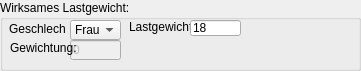
  <widget class="QGroupBox" name="groupBox_20">
   <property name="geometry">
    <rect>
     <x>10</x>
     <y>30</y>
     <width>361</width>
     <height>71</height>
    </rect>
   </property>
   <property name="title">
    <string>Wirksames Lastgewicht:</string>
   </property>
   <widget class="QLineEdit" name="lineE_gewicht_4">
    <property name="enabled">
     <bool>false</bool>
    </property>
    <property name="geometry">
     <rect>
      <x>70</x>
      <y>40</y>
      <width>51</width>
      <height>20</height>
     </rect>
    </property>
    <property name="text">
     <string>0</string>
    </property>
   </widget>
   <widget class="QComboBox" name="cBox_gender">
    <property name="geometry">
     <rect>
      <x>70</x>
      <y>20</y>
      <width>51</width>
      <height>20</height>
     </rect>
    </property>
    <item>
     <property name="text">
      <string>Frau</string>
     </property>
    </item>
    <item>
     <property name="text">
      <string>Mann</string>
     </property>
    </item>
   </widget>
   <widget class="QLabel" name="lab_gender">
    <property name="geometry">
     <rect>
      <x>9</x>
      <y>21</y>
      <width>56</width>
      <height>16</height>
     </rect>
    </property>
    <property name="text">
     <string>Geschlecht:</string>
    </property>
   </widget>
   <widget class="QLineEdit" name="lineE_lastGewicht">
    <property name="geometry">
     <rect>
      <x>190</x>
      <y>20</y>
      <width>51</width>
      <height>16</height>
     </rect>
    </property>
    <property name="text">
     <string>18</string>
    </property>
   </widget>
   <widget class="QLabel" name="lab_gewicht">
    <property name="geometry">
     <rect>
      <x>129</x>
      <y>19</y>
      <width>61</width>
      <height>16</height>
     </rect>
    </property>
    <property name="text">
     <string>Lastgewicht:</string>
    </property>
   </widget>
   <widget class="QLabel" name="label_32">
    <property name="geometry">
     <rect>
      <x>10</x>
      <y>40</y>
      <width>71</width>
      <height>16</height>
     </rect>
    </property>
    <property name="text">
     <string>Gewichtung:</string>
    </property>
   </widget>
  </widget>
